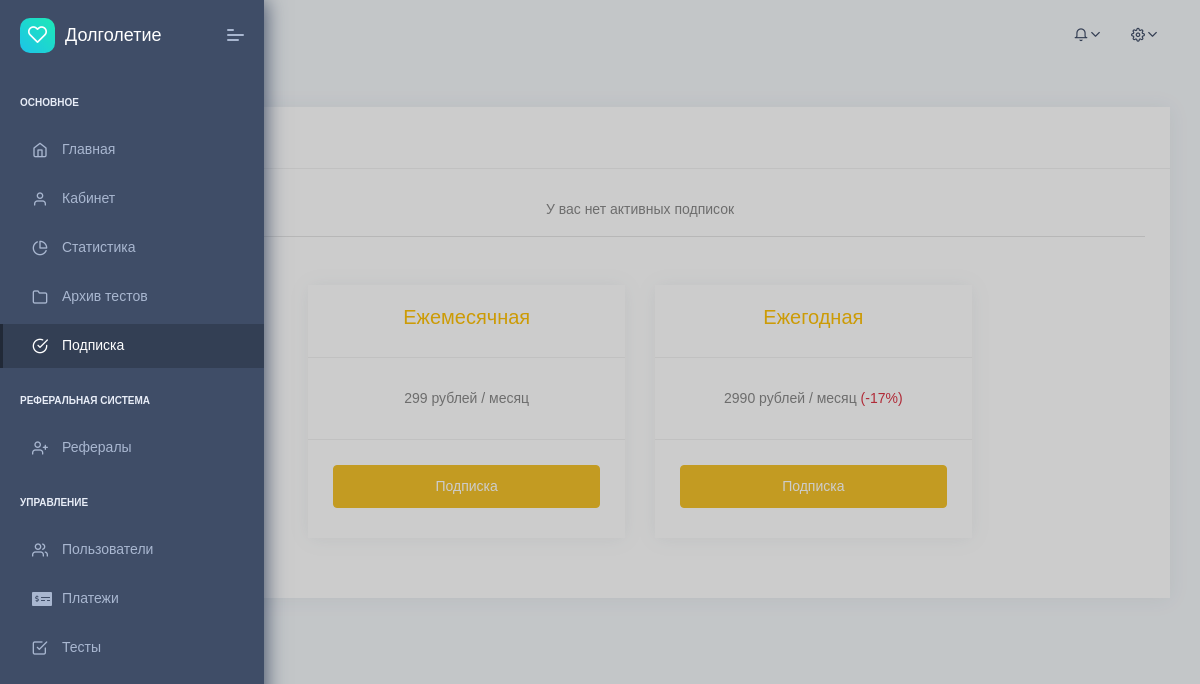
/app/subscription (signed in), run on an earlier commit of the app's database.
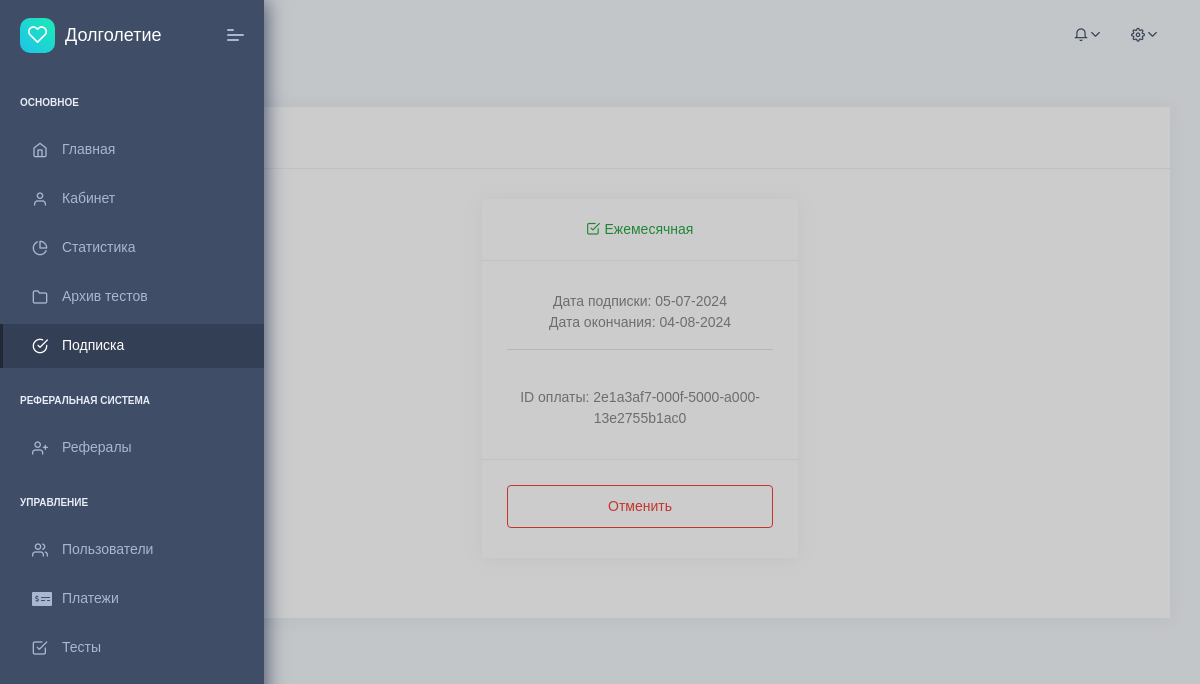
And on a later commit of the database.
### app/models/subscription.py (models this page shows, shortened)
class Subscription(BaseModel):
    class TypeChoices(models.TextChoices):
        MONTHLY = 'monthly', 'Ежемесячная'
        ANNUAL = 'annual', 'Ежегодная'
    user = models.ForeignKey(User, on_delete=models.CASCADE, related_name='subscriptions')
    type = models.CharField(max_length=50, choices=TypeChoices.choices, default=TypeChoices.MONTHLY, verbose_name='Тип')
    start_datetime = models.DateTimeField(null=True, blank=True)
    end_datetime = models.DateTimeField(null=True, blank=True)
    class Meta:
        verbose_name = 'Подписка'
        verbose_name_plural = 'Подписка'

class SubscriptionPayment(BaseModel):
    subscription = models.OneToOneField(Subscription, on_delete=models.CASCADE, null=True, blank=True,
                                        related_name='payment')
    yookassa_id = models.CharField(max_length=50, null=True, blank=True, unique=True)
    amount = models.IntegerField(null=True, blank=True)
    is_paid = models.BooleanField(default=False)
    class Meta:
        verbose_name = 'Оплата YooKassa'
        verbose_name_plural = 'Оплаты YooKassa'

### app/views/subscription.py (the view)
# urls.py: path('subscription', views.subscription_plans, name='subscription_plans'),
@login_required
def subscription_plans(request):
    user = request.user
    now = datetime.datetime.now()
    active_subscriptions = user.subscriptions.filter(
        start_datetime__lte=now,
        end_datetime__gte=now,
        payment__is_paid=True
    )
    return render(request, 'app/subscription/plans.html', {
        'active_subscriptions': active_subscriptions
    })

### app/templates/app/subscription/plans.html (shortened to what this page needs)
{% extends 'base.html' %}
{% block breadcrumb %}
    <ul class="breadcrumb">
        <li class="breadcrumb-item">
            <a href="">
            </a>
        </li>
        <li class="breadcrumb-item">
            <a href="#">Подписка</a>
        </li>
    </ul>
{% endblock %}
{% block content %}
    {% if not active_subscriptions %}
        <div class="text-center">
            У вас нет активных подписок
        </div>
        <hr>
        <div class="row justify-content-center mt-5">
            <div class="col-4">
                <div class="card">
                    <div class="card-header text-center">
                        <h4 class="text-warning">Ежемесячная</h4>
                    </div>
                    <div class="card-body text-center">
                        299 рублей / месяц
                    </div>
                    <div class="card-footer">
                        <a href="{% url 'app:activate_subscription' %}?type=monthly" target="_blank"
                           class="btn btn-warning w-100">
                            Подписка
                        </a>
                    </div>
                </div>
            </div>
            <div class="col-4">
                <div class="card">
                    <div class="card-header text-center">
                        <h4 class="text-warning">Ежегодная</h4>
                    </div>
                    <div class="card-body text-center">
                        2990 рублей / месяц <span class="text-danger">(-17%)</span>
                    </div>
                    <div class="card-footer">
                        <a href="{% url 'app:activate_subscription' %}?type=annual" target="_blank"
                           class="btn btn-warning w-100">
                            Подписка
                        </a>
                    </div>
                </div>
            </div>
        </div>
    {% else %}
        <div class="text-center">
            <div class="row justify-content-center">
                {% for subscription in active_subscriptions %}
                    <div class="col-12 col-lg-4">
                        <div class="card">
                            <div class="card-header text-success">
                                <i class="feather icon-check-square"></i>
                                {{ subscription.get_type_display }}
                            </div>
                            <div class="card-body">
                                Дата подписки: {{ subscription.start_datetime|date:'d-m-Y' }}<br>
                                Дата окончания: {{ subscription.end_datetime|date:'d-m-Y' }}<br>
                                <hr>
                                <br>
                                ID оплаты: {{ subscription.payment.yookassa_id }}
                            </div>
                            <div class="card-footer">
                                <a href="{% url 'app:remove_subscription' subscription.id %}"
                                   class="btn btn-outline-danger w-100">
                                    Отменить
                                </a>
                            </div>
                        </div>
                    </div>
                {% endfor %}
            </div>
        </div>
    {% endif %}
{% endblock %}

### app/templates/base.html (shortened to what this page needs)
{% load static %}
<!DOCTYPE html>
<html lang="en">
<head>
    <link rel="stylesheet" href="{% static 'app/fonts/fontawesome/css/fontawesome-all.min.css' %}">
    <link rel="stylesheet" href="{% static 'app/plugins/animation/css/animate.min.css' %}">
    <link rel="stylesheet" href="{% static 'app/css/style.css' %}">
    <link rel="stylesheet" href="{% static 'app/css/custom.css' %}">
</head>
<body>
<nav class="pcoded-navbar">
    <div class="navbar-wrapper">
        <div class="navbar-brand header-logo">
            <a href="{% url 'landing:home' %}" class="b-brand">
                <div class="b-bg">
                    <i class="feather icon-heart"></i>
                </div>
                <span class="b-title">Долголетие</span>
            </a>
            <a class="mobile-menu" id="mobile-collapse" href="javascript:"><span></span></a>
        </div>
        <div class="navbar-content scroll-div">
            <ul class="nav pcoded-inner-navbar">
                <li class="nav-item pcoded-menu-caption">
                    <label>Основное</label>
                </li>
                <li data-username="Sample Page" class="nav-item {% if 'home' in request.path %}active{% endif %}">
                    <a href="{% url 'app:home' %}" class="nav-link">
                        <div class="pcoded-micon"><i class="feather icon-home"></i></div>
                        <span class="pcoded-mtext">Главная</span>
                    </a>
                </li>
                <li class="nav-item {% if '/cabinet' in request.path %}active{% endif %}">
                    <a href="{% url 'app:cabinet' %}" class="nav-link">
                        <div class="pcoded-micon"><i class="feather icon-user"></i></div>
                        <span class="pcoded-mtext">Кабинет</span>
                    </a>
                </li>
                <li class="nav-item {% if '/statistic' in request.path %}active{% endif %}">
                    <a href="{% url 'app:statistic' %}" class="nav-link">
                        <div class="pcoded-micon"><i class="feather icon-pie-chart"></i></div>
                        <span class="pcoded-mtext">Статистика</span>
                    </a>
                </li>
                <li class="nav-item {% if '/quiz' in request.path %}active{% endif %}">
                    <a href="{% url 'app:quiz_list' %}" class="nav-link">
                        <div class="pcoded-micon"><i class="feather icon-folder"></i></div>
                        <span class="pcoded-mtext">Архив тестов</span>
                    </a>
                </li>
                <li class="nav-item {% if '/subscription' in request.path %}active{% endif %}">
                    <a href="{% url 'app:subscription_plans' %}" class="nav-link">
                        <div class="pcoded-micon"><i class="feather icon-check-circle"></i></div>
                        <span class="pcoded-mtext">Подписка</span>
                    </a>
                </li>
                <li class="nav-item pcoded-menu-caption">
                    <label>Реферальная система</label>
                </li>
                <li class="nav-item {% if '/referral' in request.path %}active{% endif %}">
                    <a href="{% url 'app:referral_list' %}" class="nav-link">
                        <div class="pcoded-micon"><i class="feather icon-user-plus"></i></div>
                        <span class="pcoded-mtext">Рефералы</span>
                    </a>
                </li>
                {% if request.user.profile.role == 'admin' %}
                    <li class="nav-item pcoded-menu-caption">
                        <label>Управление</label>
                    </li>
                    <li data-username="Users" class="nav-item {% if '/user' in request.path %}active{% endif %}">
                        <a href="{% url 'app:user_list' %}" class="nav-link">
                            <div class="pcoded-micon"><i class="feather icon-users"></i></div>
                            <span class="pcoded-mtext">Пользователи</span>
                        </a>
                    </li>
                    <li data-username="Users" class="nav-item {% if '/payment' in request.path %}active{% endif %}">
                        <a href="{% url 'app:payment_list' %}" class="nav-link">
                            <div class="pcoded-micon"><i class="fa fa-money-check-alt"></i></div>
                            <span class="pcoded-mtext">Платежи</span>
                        </a>
                    </li>
                    <li data-username="Test management"
                        class="nav-item {% if '/management-quiz' in request.path %}active{% endif %}">
                        <a href="{% url 'app:management_quiz_list' %}" class="nav-link">
                            <div class="pcoded-micon"><i class="feather icon-check-square"></i></div>
                            <span class="pcoded-mtext">Тесты</span>
                        </a>
                    </li>
                {% endif %}
            </ul>
        </div>
    </div>
</nav>
<header class="navbar pcoded-header navbar-expand-lg navbar-light">
    <div class="collapse navbar-collapse">
        <ul class="navbar-nav mr-auto">
            <li class="nav-item">
                <div class="main-search">
                    <div class="input-group">
                        <span class="input-group-append search-btn btn btn-primary">
                            </span>
                    </div>
                </div>
            </li>
        </ul>
        <ul class="navbar-nav ml-auto">
            <li>
                <div class="dropdown">
                    <a class="dropdown-toggle" href="javascript:" data-toggle="dropdown"><i
                            class="icon feather icon-bell"></i></a>
                </div>
            </li>
            <li>
                <div class="dropdown drp-user">
                    <a href="javascript:" class="dropdown-toggle" data-toggle="dropdown">
                        <i class="icon feather icon-settings"></i>
                    </a>
                </div>
            </li>
        </ul>
    </div>
</header>
<div class="pcoded-main-container">
    <div class="pcoded-wrapper">
        <div class="pcoded-content" style="padding: 0 30px;">
            <div class="pcoded-inner-content">
                <div class="page-header">
                    <div class="page-block">
                        <div class="row align-items-center">
                            <div class="col-md-12">
                                {% block breadcrumb %}
                                {% endblock %}
                            </div>
                        </div>
                    </div>
                </div>
                <div class="main-body">
                    <div class="page-wrapper">
                        <div class="row">
                            <div class="col-sm-12">
                                <div class="card">
                                    <div class="card-header">
                                        <h5>{% block name %}{% endblock %}</h5>
                                    </div>
                                    <div class="card-block">
                                        {% block content %}
                                        {% endblock %}
                                    </div>
                                </div>
                            </div>
                        </div>
                    </div>
                </div>
            </div>
        </div>
    </div>
</div>
</body>
</html>

What changed in the data, as far as the page shows it:
added Subscription: type "Ежемесячная", start_datetime "05-07-2024", end_datetime "04-08-2024", payment.yookassa_id "2e1a3af7-000f-5000-a000-13e2755b1ac0"
Also different on the page:
text no longer shown: "У вас нет активных подписок Ежемесячная 299 рублей / месяц Подписка Ежегодная 2990 рублей / месяц (-17%) Подписка"
